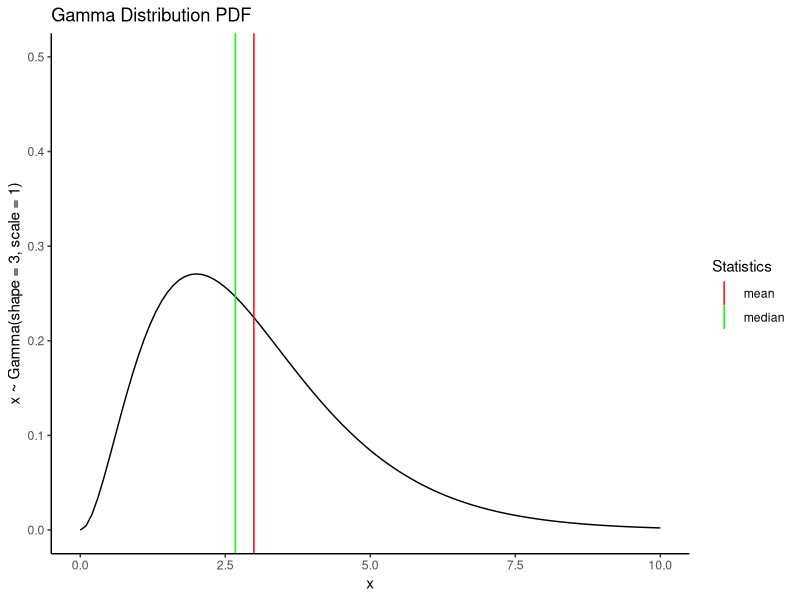
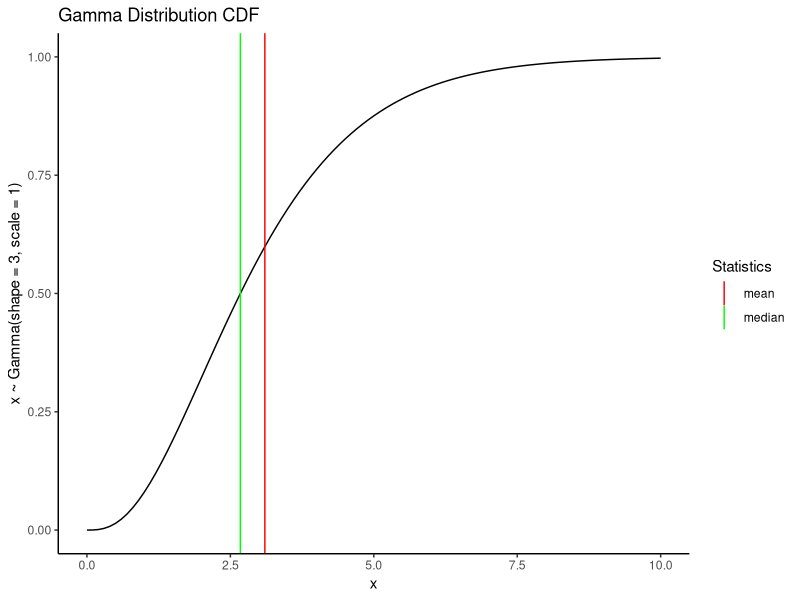
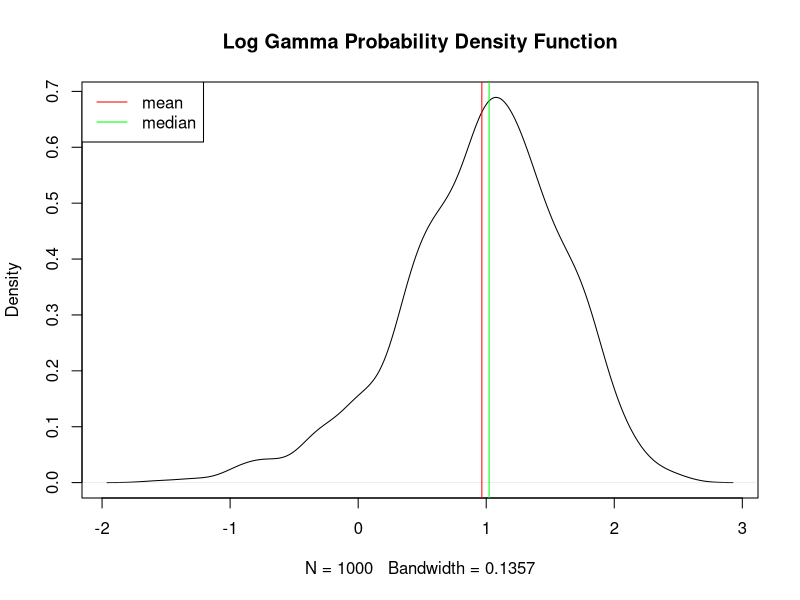
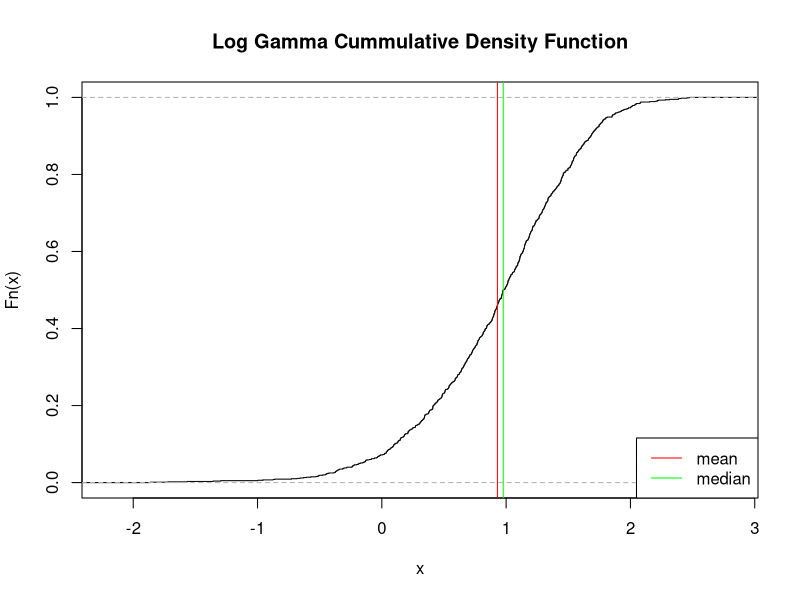
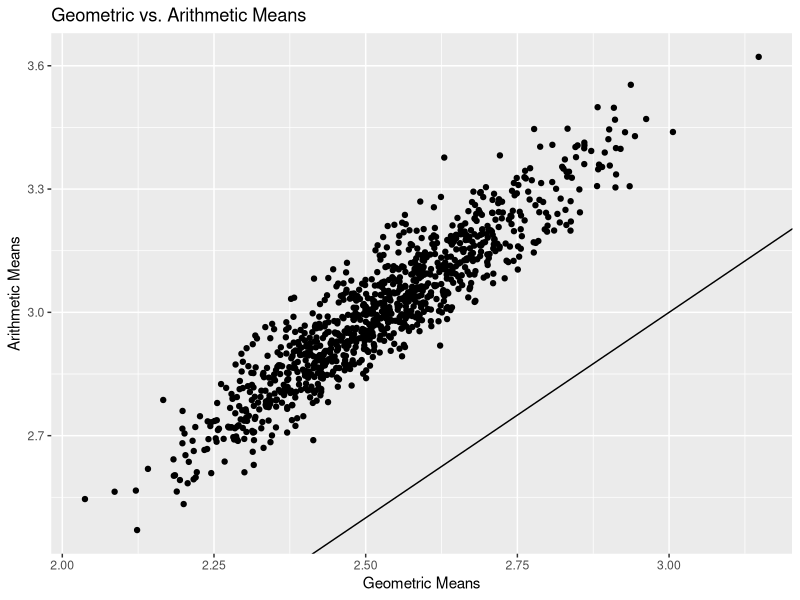
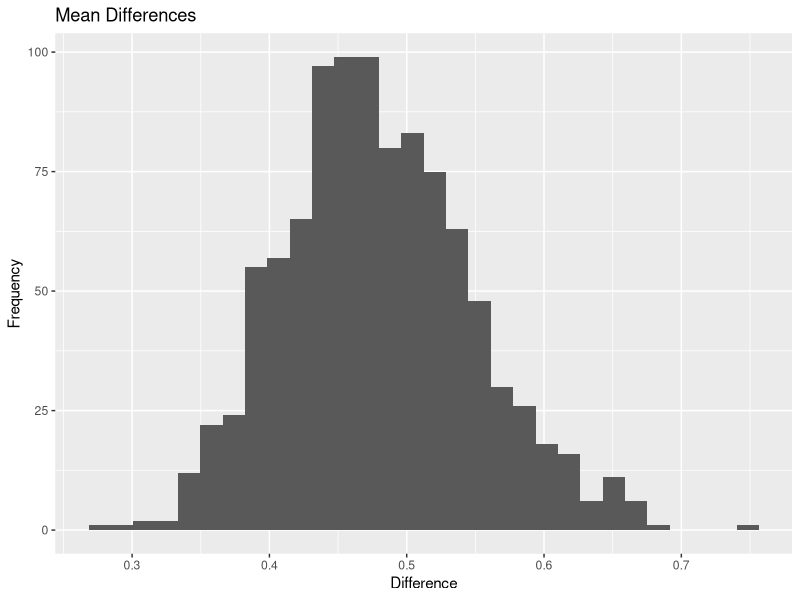
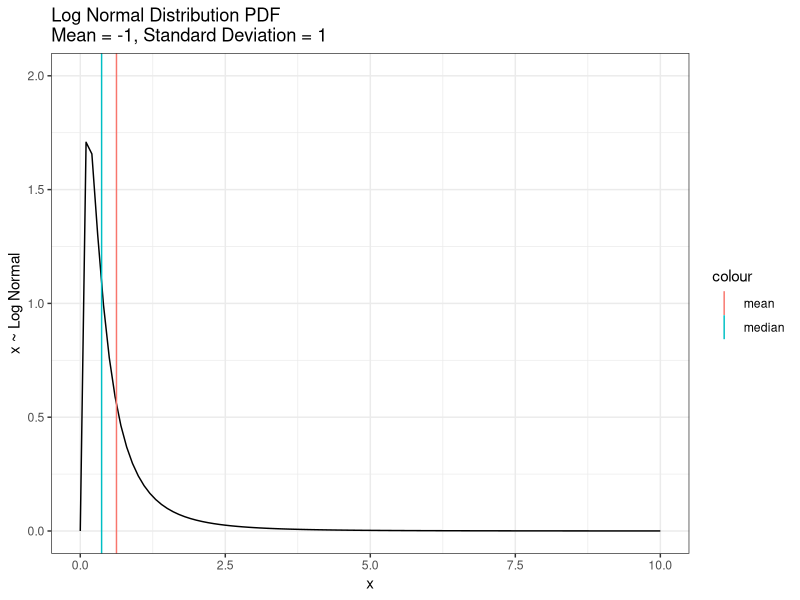
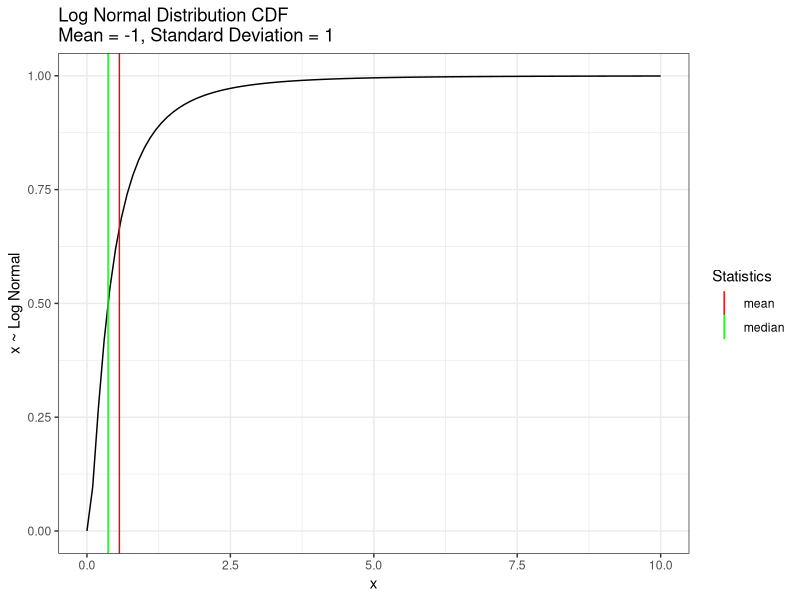

Reproduce these figures in R, in order.
## ---- chunk 1
library(ggplot2)
library(dplyr)
## ---- chunk 2
x <- seq(0,10, by = 0.1)
g_PDF <- dgamma(x, shape = 3, scale = 1)
g_CDF <- pgamma(x, shape = 3, scale = 1)
df <- data.frame(x, g_PDF, g_CDF)

ggplot(df, aes(x = x)) +
        geom_line(y = g_PDF) +
        geom_vline(aes(xintercept = mean(rgamma(1000, shape = 3, 
                                                scale = 1)),
                   color = "mean")) +
        geom_vline(aes(xintercept = qgamma(0.5, shape = 3, scale = 1),
                   color = "median")) +
        theme_classic() +
        ylim(0,0.5) +
        labs(
                title = "Gamma Distribution PDF",
                x = "x",
                y = "x ~ Gamma(shape = 3, scale = 1)"
        ) +
        scale_color_manual(name = "Statistics", 
                           values = c(median = "green", mean = "red"))
## ---- chunk 3
x <- seq(0,10, by = 0.1)
g_CDF <- pgamma(x, shape = 3, scale = 1)

ggplot(df, aes(x = x)) +
        geom_line(y = g_CDF) +
        geom_vline(aes(xintercept = mean(rgamma(1000, shape = 3, 
                                                scale = 1)),
                   color = "mean")) +
        geom_vline(aes(xintercept = qgamma(0.5, shape = 3, scale = 1),
                   color = "median")) +
        theme_classic() +
        ylim(0,1) +
        labs(
                title = "Gamma Distribution CDF",
                x = "x",
                y = "x ~ Gamma(shape = 3, scale = 1)"
        ) +
        scale_color_manual(name = "Statistics", 
                           values = c(median = "green", mean = "red"))
## ---- chunk 4
g_log <- log(rgamma(1000, shape = 3, scale = 1))

plot(density(g_log), type = "l", 
     main = "Log Gamma Probability Density Function")
abline(v = mean(g_log), col= 'red')
abline(v = median(g_log), col = "green")
legend('topleft', c('mean', 'median'),
       col = c('red', 'green'), lty = c(1, 1))
## ---- chunk 5
g_log <- log(rgamma(1000, shape = 3, scale = 1))

plot(ecdf(g_log), main = "Log Gamma Cummulative Density Function")
abline(v = mean(g_log), col= 'red')
abline(v = median(g_log), col = "green")
legend('bottomright', 
       c('mean', 'median'),
       col = c('red', 'green'), 
       lty = c(1, 1))

## ---- chunk 6
geometric = rep(NA, 1000)
arithmetic = rep(NA, 1000)
difference = rep(NA, 1000)

for (i in 1:1000){
  q = rgamma(100, shape = 3, scale = 1)
  
  arithmetic[i] = mean(q)
  geometric[i] = exp(mean(log(q)))
  difference[i] = abs(arithmetic[i] - geometric[i])
}

avgs = data.frame(arithmetic, geometric, difference)

ggplot(avgs, aes(x = geometric, y = arithmetic)) +
        geom_point() +
        geom_abline() +
        labs(x = 'Geometric Means',
             y = 'Arithmetic Means',
             title = 'Geometric vs. Arithmetic Means')

ggplot(avgs, aes(x = difference)) +
        geom_histogram() +
        labs(x = 'Difference',
             y = 'Frequency',
             title = 'Mean Differences')
## ---- chunk 7
x1 <- seq(0,10, by = 0.1)
ln_PDF <- dlnorm(x1, meanlog = -1, sdlog = 1)
ln_CDF <- plnorm(x1, meanlog = -1, sdlog = 1)

df1 <- data.frame(x1, ln_PDF, ln_CDF)

ggplot(df1, aes(x = x1)) +
        geom_line(y = ln_PDF) +
        geom_vline(aes(xintercept = mean(rlnorm(1000, 
                                                meanlog = -1, sdlog = 1)),
                   color = "mean")) +
        geom_vline(aes(xintercept = qlnorm(0.5, meanlog = -1, sdlog = 1),
                   color = "median")) +
        theme_bw() +
        labs(
                title = "Log Normal Distribution PDF \nMean = -1, Standard Deviation = 1",
                x = "x",
                y = "x ~ Log Normal"
        ) +
        ylim(0,2)
        scale_color_manual(name = "Statistics", 
                           values = c(median = "green", mean = "red"))
## ---- chunk 8
ggplot(df1, aes(x = x1)) +
        geom_line(y = ln_CDF) +
        geom_vline(aes(xintercept = mean(rlnorm(1000, 
                                                meanlog = -1, sdlog = 1)),
                   color = "mean")) +
        geom_vline(aes(xintercept = qlnorm(0.5, meanlog = -1, sdlog = 1),
                   color = "median")) +
        theme_bw() +
        labs(
                title = "Log Normal Distribution CDF \nMean = -1, Standard Deviation = 1",
                x = "x",
                y = "x ~ Log Normal"
        ) +
        ylim(0,1) +
        scale_color_manual(name = "Statistics", 
                           values = c(median = "green", mean = "red"))
## ---- chunk 9
lg_norm <- log(rlnorm(1000, -1, 1))

plot(density(lg_norm), type = 'l', main = 'Log Normal Distribution Probability Density Function')
abline(v = mean(lg_norm), col = 'red')
abline(v = median(lg_norm), col = 'green')
legend('topleft', 
       c('mean', 'median'), 
       col = c('red', 'green'), 
       lty = c(1, 1))
## ---- chunk 10
lg_norm <- log(rlnorm(1000, -1, 1))

plot(ecdf(lg_norm), main = "Log Normal Cummulative Density Function")
abline(v = mean(lg_norm), col= 'red')
abline(v = median(lg_norm), col = "green")
legend('topleft', 
       c('mean', 'median'),
       col = c('red', 'green'), 
       lty = c(1, 1))
## ---- chunk 11
geometric = rep(NA, 1000)
arithmetic = rep(NA, 1000)
difference = rep(NA, 1000)

for (i in 1:1000){
  q = rlnorm(100, -1, 1)
  
  arithmetic[i] = mean(q)
  geometric[i] = exp(mean(log(q)))
  difference[i] = abs(arithmetic[i] - geometric[i])
}

avgs = data.frame(arithmetic, geometric, difference)

ggplot(avgs, aes(x = geometric, y = arithmetic)) +
        geom_point() +
        geom_abline() +
        labs(x = 'Geometric Means',
             y = 'Arithmetic Means',
             title = 'Geometric vs. Arithmetic Means')

ggplot(avgs, aes(x = difference)) +
        geom_histogram() +
        labs(x = 'Difference',
             y = 'Frequency',
             title = 'Mean Differences')
## ---- chunk 12
x2 <- seq(-1,13, by = 0.1)
u_PDF <- dunif(x2, min = 0, max = 12)
u_CDF <- punif(x2, min = 0, max = 12)
df2 <- data.frame(x2, u_PDF, u_CDF)

ggplot(df2, aes(x = x2)) +
        geom_line(y = u_PDF) +
        geom_vline(aes(xintercept = mean(runif(1000, 0, 12)),
                   color = "mean")) +
        geom_vline(aes(xintercept = qunif(0.5, 0, 12),
                   color = "median")) +
        theme_classic() +
        labs(
                title = "Uniform Distribution PDF",
                x = "x",
                y = "x ~ Uniform(0, 12)"
        ) +
        ylim(0,0.25) +
        scale_color_manual(name = "Statistics", 
                           values = c(median = "green", mean = "red"))
## ---- chunk 13
x2 <- seq(-1,13, by = 0.1)
u_CDF <- punif(x2, min = 0, max = 12)
df2 <- data.frame(x2, u_PDF, u_CDF)

ggplot(df2, aes(x = x2)) +
        geom_line(y = u_CDF) +
        geom_vline(aes(xintercept = mean(runif(1000, 0, 12)),
                   color = "mean")) +
        geom_vline(aes(xintercept = qunif(0.5, 0, 12),
                   color = "median")) +
        theme_classic() +
        labs(
                title = "Uniform Distribution CDF",
                x = "x",
                y = "x ~ Uniform(0,12)"
        ) +
        ylim(0,1) +
        scale_color_manual(name = "Statistics", 
                           values = c(median = "green", mean = "red"))

## ---- chunk 14
lg_unif <- log(runif(1000, 0, 12))

plot(density(lg_unif), type = 'l', main = 'Log Uniform Distribution Probability Density Function')
abline(v = mean(lg_unif), col = 'red')
abline(v = median(lg_unif), col = 'green')
legend('topleft', 
       c('mean', 'median'), 
       col = c('red', 'green'), 
       lty = c(1, 1))
## ---- chunk 15
lg_unif <- log(runif(1000, 0, 12))

plot(ecdf(lg_unif), main = "Log Normal Cummulative Density Function")
abline(v = mean(lg_unif), col= 'red')
abline(v = median(lg_unif), col = "green")
legend('topleft', 
       c('mean', 'median'),
       col = c('red', 'green'), 
       lty = c(1, 1))
## ---- chunk 16
geometric = rep(NA, 1000)
arithmetic = rep(NA, 1000)
difference = rep(NA, 1000)

for (i in 1:1000){
  q = runif(100, 0, 12)
  
  arithmetic[i] = mean(q)
  geometric[i] = exp(mean(log(q)))
  difference[i] = abs(arithmetic[i] - geometric[i])
}

avgs = data.frame(arithmetic, geometric, difference)

ggplot(avgs, aes(x = geometric, y = arithmetic)) +
        geom_point() +
        geom_abline() +
        labs(x = 'Geometric Means',
             y = 'Arithmetic Means',
             title = 'Geometric vs. Arithmetic Means')

ggplot(avgs, aes(x = difference)) +
        geom_histogram() +
        labs(x = 'Difference',
             y = 'Frequency',
             title = 'Mean Differences')
